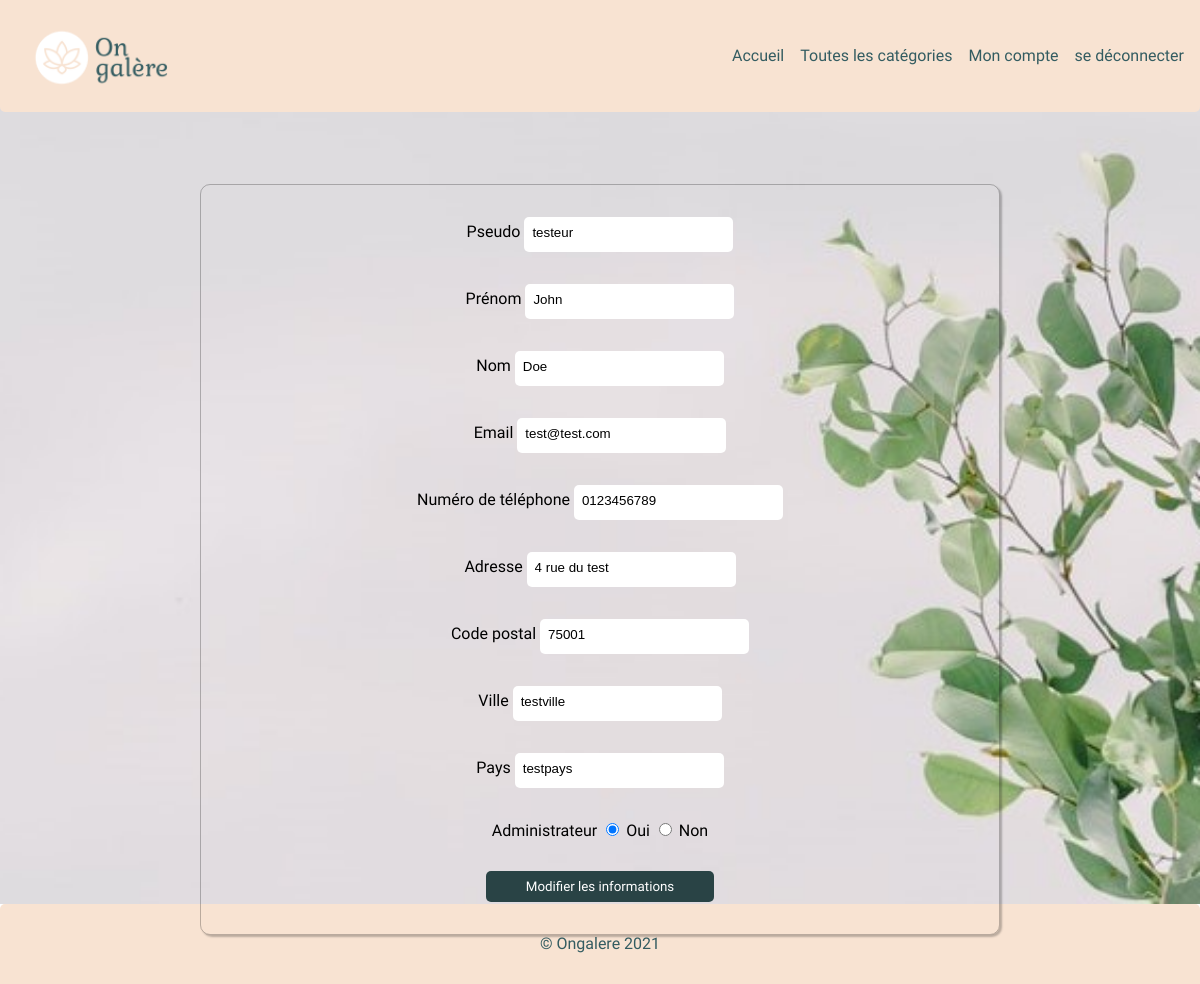
Page /admin_informations.php?pseudo=testeur (signed in) on the committed database.
### tables this page shows
CREATE TABLE `users` (
	`pseudo` VARCHAR(60) UNIQUE NOT NULL PRIMARY KEY,
	`first_name` VARCHAR(60) NOT NULL,
	`last_name` VARCHAR(100) NOT NULL,
	`phone` VARCHAR(10) NOT NULL,
	`address` VARCHAR(255) NOT NULL,
	`city` VARCHAR(100) NOT NULL,
	`country` VARCHAR(70) NOT NULL,
	`postal_code` VARCHAR(5) NOT NULL,
	`email` VARCHAR(255) UNIQUE NOT NULL,
	`password` VARCHAR(255) NOT NULL,
	`is_admin` BOOLEAN DEFAULT false,
	`created_at` DATETIME DEFAULT NOW(),
	`updated_at` DATETIME
);

### admin_informations.php (the view, shortened to what this page needs)
<?php
require_once __DIR__ . '/database/index.php';
if(isset($_GET['pseudo']) && !empty($_GET['pseudo'])) {
    $edit_pseudo = htmlentities($_GET['pseudo']);
    $edit_user = $pdo->prepare('SELECT * FROM users WHERE pseudo = ?');
    $edit_user->execute(array($edit_pseudo));
    if($edit_user->rowCount() == 1) {
       $edit_user = $edit_user->fetch();
    } else {
       die('Erreur : l\'utilisateur n\'existe pas...');
    }
}
?>
<!DOCTYPE html>
<html lang="en">
<?php include ('template/header.php'); ?>
<main class ="informations_perso">
<div class="container_infos">
    <form method='POST'>
        <div>
            <label for="pseudo">Pseudo</label>
            <input value="<?=$edit_user['pseudo'] ?? '';?>" placeholder=" " autocomplete="off" type="text"
            name="pseudo" class="inputpseudo" id="pseudo" readonly="readonly">
        </div>
        <div>
            <label for="first_name">Prénom</label>
            <input value="<?=$edit_user['first_name'] ?? '';?>" placeholder=" " autocomplete="off" type="text"
            name="first_name" id="first_name">
        </div>
        <div>
            <label for="last_name">Nom</label>
            <input value="<?=$edit_user['last_name'] ?? '';?>" placeholder=" " autocomplete="off" type="text"
            name="last_name" id="last_name">
        </div>
        <div>
            <label for="email">Email</label>
            <input value="<?=$edit_user['email'] ?? '';?>" placeholder=" " autocomplete="off" type="email" name="email"
            id="email">
        </div>
        <div>
            <label for="phone">Numéro de téléphone</label>
            <input value="<?=$edit_user['phone'] ?? '';?>" placeholder=" " autocomplete="off" type="phone" name="phone"
            id="phone">
        </div>
        <div>
            <label for="address">Adresse</label>
            <input value="<?=$edit_user['address'] ?? '';?>" placeholder=" " autocomplete="off" type="address" name="address"
            id="address">
        </div>
        <div>
            <label for="postal_code">Code postal</label>
            <input value="<?=$edit_user['postal_code'] ?? '';?>" placeholder=" " autocomplete="off" type="text" name="postal_code"
            id="postal_code">
        </div>
        <div>
            <label for="city">Ville</label>
            <input value="<?=$edit_user['city'] ?? '';?>" placeholder=" " autocomplete="off" type="text" name="city"
            id="city">
        </div>
        <div>
            <label for="country">Pays</label>
            <input value="<?=$edit_user['country'] ?? '';?>" placeholder=" " autocomplete="off" type="text" name="country"
            id="country">
        </div>
        <div>
            <label for="administrateur">Administrateur
            <input type="radio" name ="administrateur" id="administrateur" value="1" <?php if($edit_user['is_admin'] == 1){echo "checked";} ?>> Oui
            <input type="radio" name ="administrateur" id="administrateur" valut="0" <?php if($edit_user['is_admin'] == 0){echo "checked";} ?>> Non
            </label>
        </div>
        <div>
            <button type="submit">Modifier les informations</button>
        </div>
    </form>
</div>
</main>
<?php include ('template/footer.php'); ?>
</html>

### assets/css/style.css (style rules this page uses)
html, body, div, span, applet, object, iframe, h1, h2, h3, h4, h5, h6, p, blockquote, pre, a, abbr, acronym, address, big, cite, code, del, dfn, em, img, ins, kbd, q, s, samp, small, strike, strong, sub, sup, tt, var, b, u, i, center, dl, dt, dd, ol, ul, li, fieldset, form, label, legend, table, caption, tbody, tfoot, thead, tr, th, td, article, aside, canvas, details, embed, figure, figcaption, footer, header, hgroup, menu, nav, output, ruby, section, summary, time, mark, audio, video { margin: 0; padding: 0; border: 0; font: inherit; font-size: 100%; vertical-align: baseline; }
body, html { height: 100%; }
body { line-height: 1; }
label, button { cursor: pointer; }
html { -webkit-box-sizing: border-box; box-sizing: border-box; }
*, *::before, *::after { -webkit-box-sizing: inherit; box-sizing: inherit; }
input, button { outline: 0; }
body { font-family: "Nunito Sans", Arial, Helvetica, sans-serif; min-height: 100vh; display: -ms-grid; display: grid; -ms-grid-rows: 6.5rem auto 5rem; grid-template-rows: 6.5rem auto 5rem; grid-template-areas: 'header' 'main' 'footer'; scroll-behavior: smooth; }
main { -ms-grid-row: 2; -ms-grid-column: 1; grid-area: main; }
html { scroll-behavior: smooth; }
.informations_perso { background: rgba(0, 0, 0, 0.5) url("/assets/images/background_4.jpg"); background-position: center; background-size: cover; height: 100vh; }
.informations_perso form { padding: 2rem; margin-top: 5rem; margin-left: 50%; -webkit-transform: translate(-50%); transform: translate(-50%); display: -webkit-box; display: -ms-flexbox; display: flex; -webkit-box-orient: vertical; -webkit-box-direction: normal; -ms-flex-flow: column nowrap; flex-flow: column nowrap; -webkit-box-align: center; -ms-flex-align: center; align-items: center; -webkit-box-pack: center; -ms-flex-pack: center; justify-content: center; gap: 2rem; z-index: 1; width: 90vw; max-width: 800px; border-radius: 10px; overflow: auto; border: 1px solid rgba(0, 0, 0, 0.25); -webkit-box-shadow: 2px 2px 2px 0px rgba(0, 0, 0, 0.25); box-shadow: 2px 2px 2px 0px rgba(0, 0, 0, 0.25); }
.informations_perso input { padding: 0.5rem 1.5rem 0.5rem 0.5rem; border: none; border-radius: 5px; border-bottom: 4px solid transparent; }
.informations_perso button { font-family: "Nunito Sans", Arial, Helvetica, sans-serif; padding: 0.5rem 2.5rem; border: none; width: 100%; background-color: #294345; color: #fff; cursor: pointer; -webkit-transition: all 120ms ease-in; transition: all 120ms ease-in; border-radius: 5px; }

### rows in the picture
users: pseudo "testeur", first_name "John", last_name "Doe", email "test@test.com", phone "0123456789", address "4 rue du test", postal_code "75001", city "testville", country "testpays", is_admin "☑ Administrateur Oui Non"
